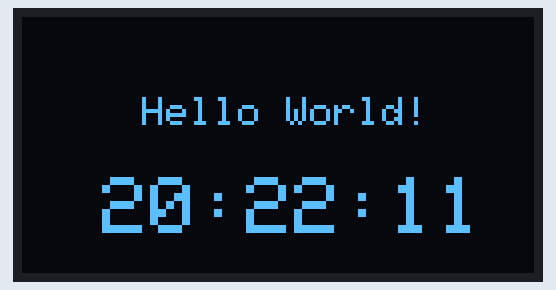
Bench run of a sketch on a simulated Arduino Uno, built with avr-gcc and run on an emulated ATmega328P. Shown: 128×64 one-colour display.

Above: at 2.1 s.
At 6.1 s:
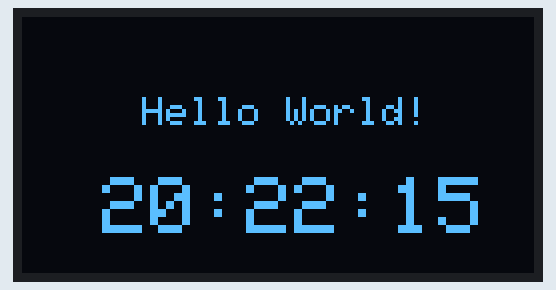
At 11.2 s:
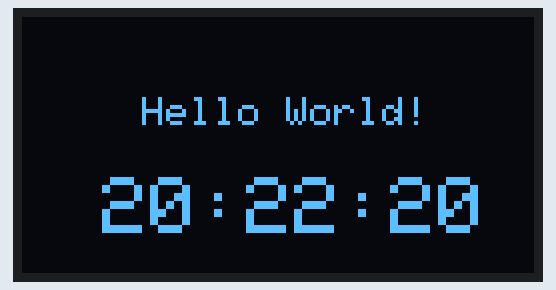
At 20.2 s:
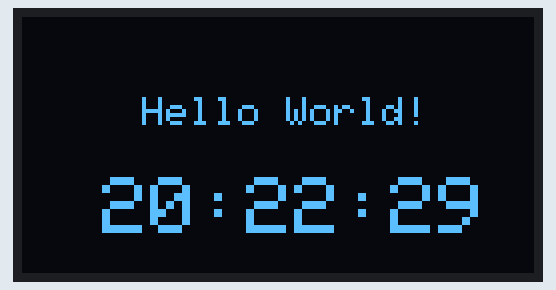
At 29.2 s:
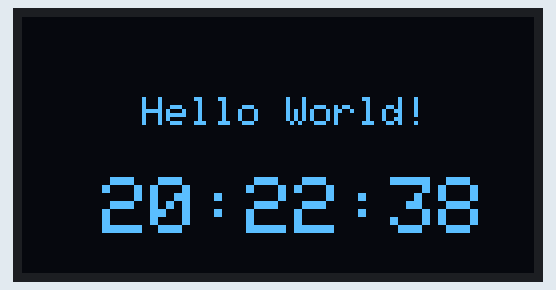
At 38.2 s:
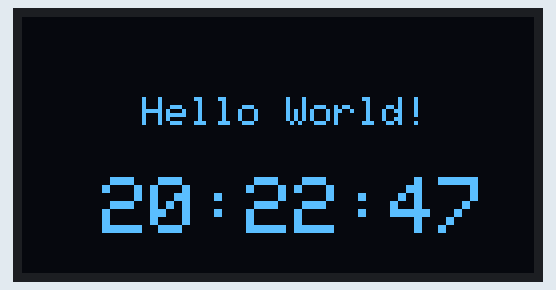

Measured:
- what the display in image 0 shows lasts 1.0 s, from 2.1 s to 3.1 s

The sketch:

Hello_World.ino
```cpp
/*********
  Rui Santos
  Complete project details at https://randomnerdtutorials.com
*********/

#include <Wire.h>
#include <Adafruit_GFX.h>
#include <Adafruit_SSD1306.h>

#define SCREEN_WIDTH 128 // OLED display width, in pixels
#define SCREEN_HEIGHT 64 // OLED display height, in pixels


int hour = 20;
int minute = 22;
int second = 10;

unsigned long current_time = 0;
unsigned long previous_time = 0;
unsigned long interval = 1000;

// Declaration for an SSD1306 display connected to I2C (SDA, SCL pins)
Adafruit_SSD1306 display(SCREEN_WIDTH, SCREEN_HEIGHT, &Wire, -1);

void setup() {
  Serial.begin(115200);

  if(!display.begin(SSD1306_SWITCHCAPVCC, 0x3C)) { // Address 0x3D for 128x64
    Serial.println(F("SSD1306 allocation failed"));
    for(;;);
  }
  delay(2000);


}

void loop() {
    display.setTextSize(1);
    display.setCursor(30,20);
    display.setTextColor(WHITE);
    display.clearDisplay();
    display.print("Hello World!");


    display.setTextSize(2);
    display.setCursor(20,40);
    display.setTextColor(WHITE);

    if (hour > 9){
      display.print(hour);
      }
    if (hour < 10){
      display.print("0");
      display.print(hour);
      }
    display.print(":");
    if (minute > 9){
      display.print(minute);
      }
    if (minute < 10){
      display.print("0");
      display.print(minute);
      }
    display.print(":");
    if (second > 9){
      display.print(second);
      }
    if (second < 10){
      display.print("0");
      display.print(second);
      }
    display.display();

  current_time = millis();
  if (current_time - previous_time >= interval){
    second += 1;
    if (second == 60){
      minute += 1;
      second = 0;
      if (minute == 60){
        hour += 1;
        minute = 0;
        if (hour == 24){
          hour = 0;
        }
      }
    }
    previous_time = current_time;
  }

}
```
